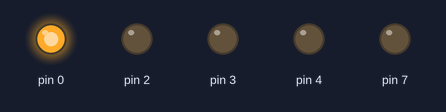
This sketch was run on a simulated Arduino Uno, built with avr-gcc and run on an emulated ATmega328P. Shown: output pins drawn as LEDs (lit = HIGH).

Above: at 0.5 s.
At 2.5 s:
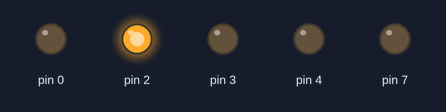
At 4.5 s:
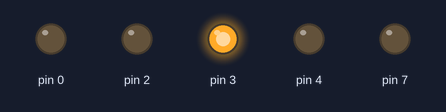
At 8.5 s:
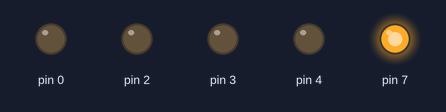
At 10.5 s:
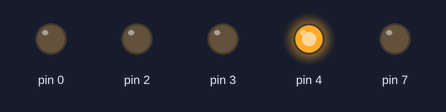
At 19.5 s:
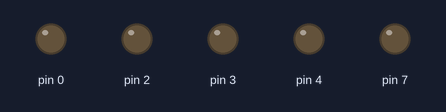
Timing chart, 0 to 20.8 s (numbered marks = the images above):
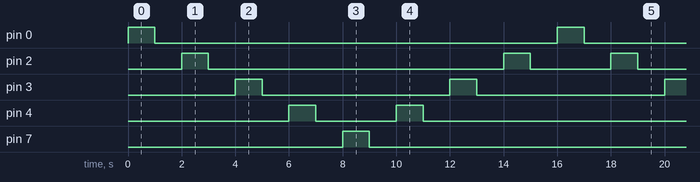

The sketch:

creating_traffic_lights1.ino
```cpp
// C++ code
//
void setup()
{
  pinMode(0 , OUTPUT);
  pinMode(2 , OUTPUT);
  pinMode(3 , OUTPUT);
  pinMode(4 , OUTPUT);
  pinMode(7 , OUTPUT);

}

void loop()
{
  digitalWrite(0, HIGH);
  delay(1000); // Wait for 1000 millisecond(s)
  digitalWrite(0, LOW);
  delay(1000); // Wait for 1000 millisecond(s)

  digitalWrite(2, HIGH);
  delay(1000); // Wait for 1000 millisecond(s)
  digitalWrite(2, LOW);
  delay(1000); // Wait for 1000 millisecond(s)


  digitalWrite(3,HIGH);
  delay(1000); // Wait for 1000 millisecond(s)
  digitalWrite(3,LOW);
  delay(1000); // Wait for 1000 millisecond(s)


  digitalWrite(4,HIGH);
  delay(1000); // Wait for 1000 millisecond(s)
  digitalWrite(4,LOW);
  delay(1000); // Wait for 1000 millisecond(s)


  digitalWrite(7,HIGH);
  delay(1000); // Wait for 1000 millisecond(s)
  digitalWrite(7,LOW);
  delay(1000); // Wait for 1000 millisecond(s)


  digitalWrite(4,HIGH);
  delay(1000); // Wait for 1000 millisecond(s)
  digitalWrite(4,LOW);
  delay(1000); // Wait for 1000 millisecond(s)

   digitalWrite(3,HIGH);
  delay(1000); // Wait for 1000 millisecond(s)
  digitalWrite(3,LOW);
  delay(1000); // Wait for 1000 millisecond(s)

    digitalWrite(2, HIGH);
  delay(1000); // Wait for 1000 millisecond(s)
  digitalWrite(2, LOW);
  delay(1000); // Wait for 1000 millisecond(s)


}
```

Measured:
- by itself, pin 0, pin 7: alternates HIGH for 1.0 s and LOW for 15.0 s
- by itself, pin 2: repeats every 16.0 s: LOW 11.0 s, HIGH 1.0 s, LOW 3.0 s, HIGH 1.0 s
- by itself, pin 3: alternates HIGH for 1.0 s and LOW for 7.0 s
- by itself, pin 4: repeats every 16.0 s: LOW 3.0 s, HIGH 1.0 s, LOW 11.0 s, HIGH 1.0 s
